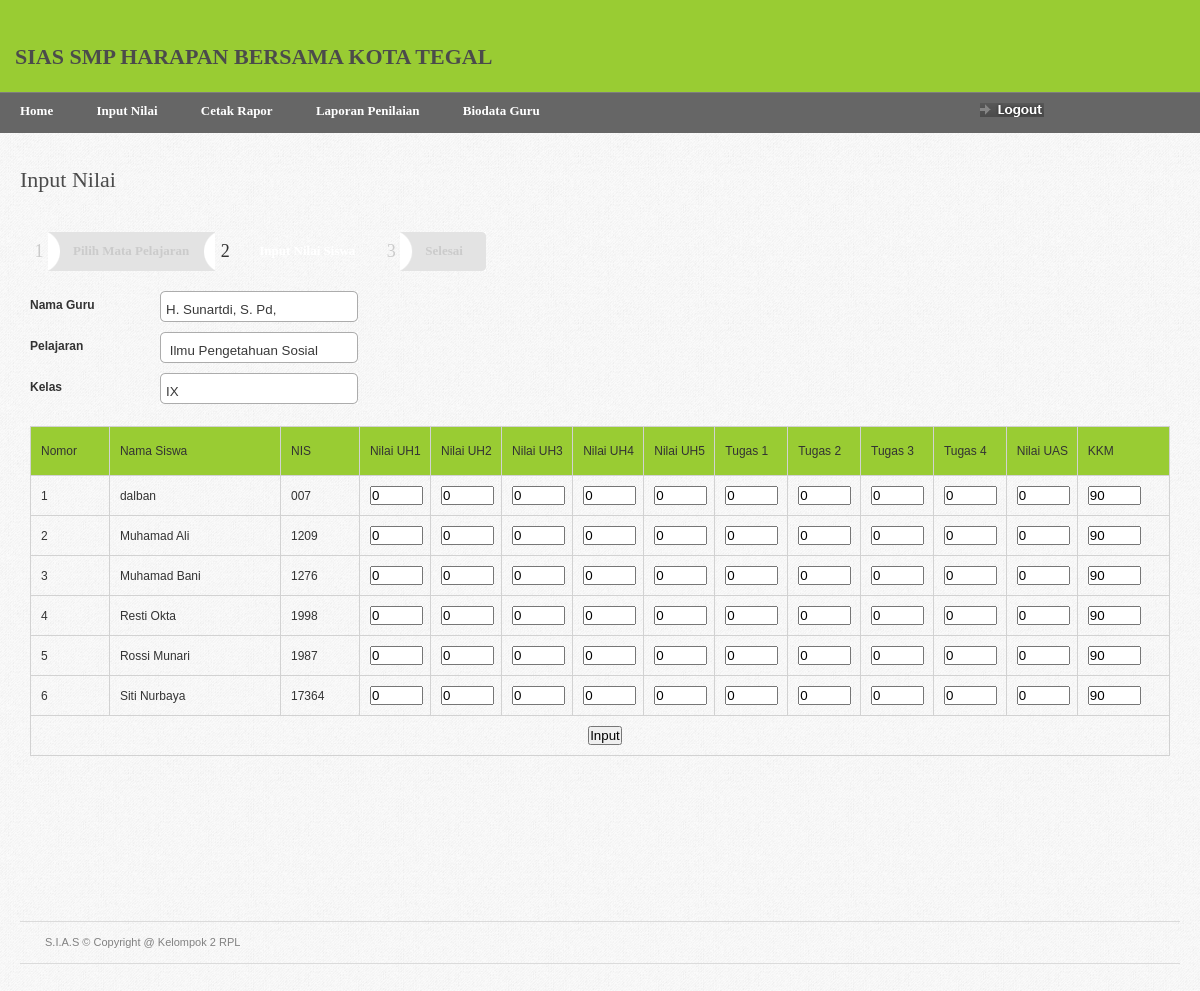
Page /home.php?page=input_nilai_siswa&id_guru=1&id_jadwal=47&kelas=IX (signed in) on the committed database.
### tables this page shows
CREATE TABLE IF NOT EXISTS `data_guru` (
  `id_guru` int(3) NOT NULL auto_increment,
  `nama_guru` varchar(20) NOT NULL,
  `nip` varchar(12) NOT NULL,
  `kota` varchar(30) NOT NULL,
  `tgl` int(2) NOT NULL,
  `bln` varchar(15) NOT NULL,
  `thn` int(4) NOT NULL,
  `kelamin` enum('laki-laki','perempuan') NOT NULL,
  `agama` varchar(20) NOT NULL,
  `alamat_guru` text NOT NULL,
  `tm_tanggal` int(2) NOT NULL,
  `tm_bulan` varchar(15) NOT NULL,
  `tm_tahun` int(4) NOT NULL,
  `pendidikan` varchar(30) NOT NULL,
  `golongan` varchar(30) NOT NULL,
  `jabatan` varchar(30) NOT NULL,
  `gambar` varchar(40) NOT NULL,
  `username` varchar(20) NOT NULL,
  `password` varchar(100) NOT NULL,
  PRIMARY KEY  (`id_guru`)
);

CREATE TABLE IF NOT EXISTS `tbl_jadwal` (
  `id_jadwal` int(5) NOT NULL auto_increment,
  `nama_pelajaran` varchar(40) NOT NULL,
  `kkm` int(3) NOT NULL,
  `id_guru` int(3) NOT NULL,
  `kelas` varchar(5) NOT NULL,
  PRIMARY KEY  (`id_jadwal`)
);

CREATE TABLE IF NOT EXISTS `data_siswa` (
  `id_siswa` int(5) NOT NULL auto_increment,
  `nama_siswa` varchar(20) NOT NULL,
  `nis` varchar(12) NOT NULL,
  `nisn` varchar(10) NOT NULL,
  `kota` varchar(20) NOT NULL,
  `tgl` int(2) NOT NULL,
  `bln` varchar(10) NOT NULL,
  `thn` int(4) NOT NULL,
  `kelamin` enum('laki-laki','perempuan') NOT NULL,
  `agama` varchar(10) NOT NULL,
  `status` varchar(20) NOT NULL,
  `anakke` varchar(10) NOT NULL,
  `alamat_siswa` text NOT NULL,
  `telpon_siswa` varchar(12) NOT NULL,
  `sekolahasal` varchar(20) NOT NULL,
  `kelas` varchar(6) NOT NULL,
  `pd_tgl` int(2) NOT NULL,
  `pd_bln` varchar(10) NOT NULL,
  `pd_thn` int(4) NOT NULL,
  `ayah` varchar(30) NOT NULL,
  `ibu` varchar(30) NOT NULL,
  `alamatortu` varchar(40) NOT NULL,
  `hportu` varchar(13) NOT NULL,
  `pekerjaanayah` varchar(20) NOT NULL,
  `pekerjaanibu` varchar(20) NOT NULL,
  `wali` varchar(30) NOT NULL,
  `alamatwali` varchar(40) NOT NULL,
  `hpwali` varchar(13) NOT NULL,
  `pekerjaanwali` varchar(20) NOT NULL,
  `gambar` varchar(50) NOT NULL,
  `username` varchar(20) NOT NULL,
  `password` varchar(100) NOT NULL,
  PRIMARY KEY  (`id_siswa`)
);

### input_nilai_siswa.php (the view, shortened to what this page needs)
<div id="page-heading">
    <h1>Input Nilai</h1>
</div>
<table border="0" width="100%" cellpadding="0" cellspacing="0" id="content-table">
<tr>
    <th rowspan="3" class="sized">&nbsp;</th>
    <th class="topleft"></th>
    <td id="tbl-border-top">&nbsp;</td>
    <th class="topright"></th>
    <th rowspan="3" class="sized">&nbsp;</th>
</tr>
<tr>
    <td id="tbl-border-left"></td>
    <td>
    <div id="content-table-inner">
		<div id="step-holder">
		  <div class="step-no-off">1</div>
			<div class="step-light-left"><a href="?page=input_nilai">Pilih Mata Pelajaran</a></div>
			<div class="step-light-right">&nbsp;</div>
            <div class="step-no">2</div>
			<div class="step-dark-left">Input Nilai Siswa</div>
			<div class="step-dark-right">&nbsp;</div>
			<div class="step-no-off">3</div>
			<div class="step-light-left">Selesai</div>
			<div class="step-light-round">&nbsp;</div>
		</div>
    	<?php
		$id_guru=$_GET['id_guru'];
		$kelas=$_GET['kelas'];
		$id_jadwal=$_GET['id_jadwal'];
		$guru=mysql_fetch_array(mysql_query("select * from data_guru where id_guru='$id_guru'"));
		$kelass=mysql_fetch_array(mysql_query("select * from tbl_jadwal where kelas='$kelas'"));
		$pelajaran=mysql_fetch_array(mysql_query("select * from tbl_jadwal where id_jadwal='$id_jadwal'"));
		$nama_guru=$guru['nama_guru'];
		$nama_kelas=$kelass['kelas'];
		$nama_pelajaran=$pelajaran['nama_pelajaran'];
		$kkm=$pelajaran['kkm'];
		?>
        <table border="0" cellpadding="0" cellspacing="0"  id="id-form">
        <tr>
          <th valign="top">Nama Guru</th>
          <td><input type="text" class="inp-form" name="nama_guru" value="<?php echo $nama_guru;?>" disabled="disabled"/></td>
        </tr>
         <tr>
          <th valign="top">Pelajaran</th>
          <td><input type="text" class="inp-form" name="nama_pelajaran" value="<?php echo $nama_pelajaran;?>" disabled="disabled"/></td>
        </tr>
        <tr>
          <th valign="top">Kelas</th>
          <td><input type="text" class="inp-form" name="nama_kelas" value="<?php echo $nama_kelas;?>" disabled="disabled"/></td>
        </tr>
      </table>
      <br />
        <form id="mainform" action="home.php?page=input_nilai_siswa" method="post">
        <table border="0" width="100%" cellpadding="0" cellspacing="0" id="product-table">
         <tr bgcolor="#99CC33">
            <td width="6%" height="28" >Nomor	</td>
            <td width="13%" >Nama Siswa</td>
            <td width="6%" >NIS</td>
            <td width="4%" >Nilai UH1</td>
            <td width="4%" >Nilai UH2</td>
            <td width="4%" >Nilai UH3</td>
            <td width="4%" >Nilai UH4</td>
			<td width="4%" >Nilai UH5</td>
			 <td width="5%">Tugas 1</td>
            <td width="5%" >Tugas 2</td>
            <td width="5%" >Tugas 3</td>
            <td width="5%" >Tugas 4</td>
            <td width="4%" >Nilai UAS</td>
            <td width="7%" >KKM</td>
        </tr>
        <?php
		$view=mysql_query("SELECT * FROM data_siswa WHERE kelas='$kelas' order by nama_siswa asc");
		$i = 1;
		while($row=mysql_fetch_array($view)){
			?>
			<tr>
				<td><?php echo $i;?></td>
				<td><?php echo $row['nama_siswa'];?></td>
				<td><?php echo $row['nis'];?></td>
				<td><?php echo "<input type='text' name='nilai_uh1".$i."' size='4' value='0'/>"; ?></td>
                <td><?php echo "<input type='text' name='nilai_uh2".$i."' size='4' value='0'/>"; ?></td>
                <td><?php echo "<input type='text' name='nilai_uh3".$i."' size='4' value='0'/>"; ?></td>
                <td><?php echo "<input type='text' name='nilai_uh4".$i."' size='4' value='0'/>"; ?></td>
				<td><?php echo "<input type='text' name='nilai_uh5".$i."' size='4' value='0'/>"; ?></td>
				<td><?php echo "<input type='text' name='nilai_tugas1".$i."' size='4' value='0'/>"; ?></td>
                <td><?php echo "<input type='text' name='nilai_tugas2".$i."' size='4' value='0'/>"; ?></td>
                <td><?php echo "<input type='text' name='nilai_tugas3".$i."' size='4' value='0'/>"; ?></td>
                <td><?php echo "<input type='text' name='nilai_tugas4".$i."' size='4' value='0'/>"; ?></td>
				<td><?php echo "<input type='text' name='nilai_uas".$i."' size='4' value='0'/>"; ?></td>
				<td><?php echo "<input type='text' name='kkm".$i."' size='4' readonly='true' value='$kkm'/>"; ?></td>
			</tr>
			<?php
			$i++;
		}
		?>
        <tr>
            <td colspan="19" align="center"><input type="submit" onclick="return confirm('Apakah Anda yakin?')" value="Input" name="submit"/></td>
        </tr>
        </table>
        </form>
    </div>
    </td>
    <td id="tbl-border-right"></td>
</tr>
<tr>
    <th class="sized bottomleft"></th>
    <td id="tbl-border-bottom">&nbsp;</td>
    <th class="sized bottomright"></th>
</tr>
</table>

### css/screen.css (style rules this page uses)
* { margin: 0; padding: 0; }
html, body { height: 100%; }
body { background: url(../images/gray_jean.png); color: #393939; font-family: Arial; font-size: 0px; line-height: 0; }
#content-table { font-size: 0px; line-height: 0px; }
#content-table th.sized { height: 15px; width: 15px; padding: 0; margin: 0; font-size: 0px; line-height: 0px; }
#content-table-inner { font-size: 12px; line-height: 12px; padding: 10px 0 20px 0; }
#tbl-border-top { background: top repeat-x; line-height: 0;font-size: 0px; height: 15px; }
#tbl-border-bottom { background: bottom repeat-x; line-height: 0;font-size: 0px; height: 15px; }
#tbl-border-left { background: left repeat-y; }
#tbl-border-right { background: right repeat-y; }
.topleft { background: no-repeat; width:15px; height:15px; }
.topright { background: no-repeat; width:15px; height:15px; }
.bottomleft { background: no-repeat; width:15px; height:15px; }
.bottomright { background: no-repeat; width:15px; height:15px; }
#page-heading { margin: 0 0 15px 20px; }
h1 { color: #4b4b4b; font-family: Tahoma; font-size: 22px; line-height: 24px; font-weight: normal; }
#product-table { margin-bottom: 20px; }
#product-table td { border: 1px solid #d2d2d2; padding: 10px 0 10px 10px; }
.inp-form { background: url(../images/forms/form_inp.gif) no-repeat; border: none; color: #393939; height: 25px; padding: 6px 6px 0 6px; width: 186px; }
#id-form td { padding: 0 0 10px 0; }
#id-form th { line-height: 28px; min-width: 130px; padding: 0 0 10px 0; text-align: left; width: 130px; }
#step-holder { font-family: Tahoma; height:39px; margin-bottom: 20px; }
.step-no { float:left; height:29px; width:18px; font-size: 18px; line-height: 18px; padding:10px 0 0 0; text-align: center; }
.step-no-off { float:left; height:29px; width:18px; font-size: 18px; line-height: 18px; padding:10px 0 0 0; text-align: center; color: #cbcbcb; }
.step-dark-left { float:left; background: url(../images/forms/step_dark_left.gif) no-repeat; height:27px; padding:13px 15px 0 25px; font-size: 13px; color:#fff; font-weight: bold; }
.step-dark-right { float:left; width:12px; background: url(../images/forms/step_dark_right.gif) no-repeat; height:39px; }
.step-light-left { float:left; height:27px; padding:13px 15px 0 25px; font-size: 13px; background: url(../images/forms/step_light_left.gif) no-repeat; height:39px; color:#cbcbcb; font-weight: bold; }
.step-light-left a { font-size: 13px; color:#cbcbcb; font-weight: bold; }
.step-light-right { float:left; width:12px; background: url(../images/forms/step_light_right.gif) no-repeat; height:39px; }
.step-light-round { float:left; width:8px; height:39px; background: url(../images/forms/step_light_round.gif) no-repeat; }
table { border-collapse: collapse; }
a { outline: none; text-decoration: none; }
form { margin: 0; padding: 0; }

### rows in the picture
data_guru: nama_guru "H. Sunartdi, S. Pd,"
tbl_jadwal: nama_pelajaran "Ilmu Pengetahuan Sosial", kkm "90"
tbl_jadwal: nama_kelas "IX"
data_siswa: nama_siswa "dalban", nis "007"
data_siswa: nama_siswa "Muhamad Ali", nis "1209"
data_siswa: nama_siswa "Muhamad Bani", nis "1276"
data_siswa: nama_siswa "Resti Okta", nis "1998"
data_siswa: nama_siswa "Rossi Munari", nis "1987"
data_siswa: nama_siswa "Siti Nurbaya", nis "17364"
